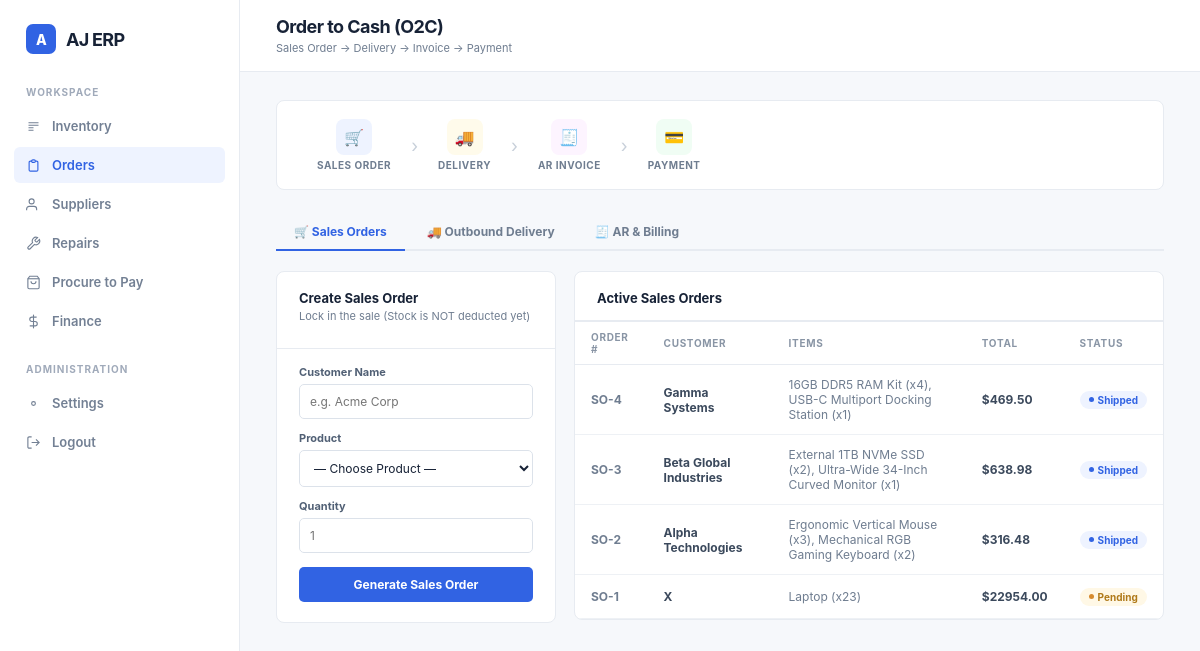
/orders (signed in), run on an earlier commit of the app's database.
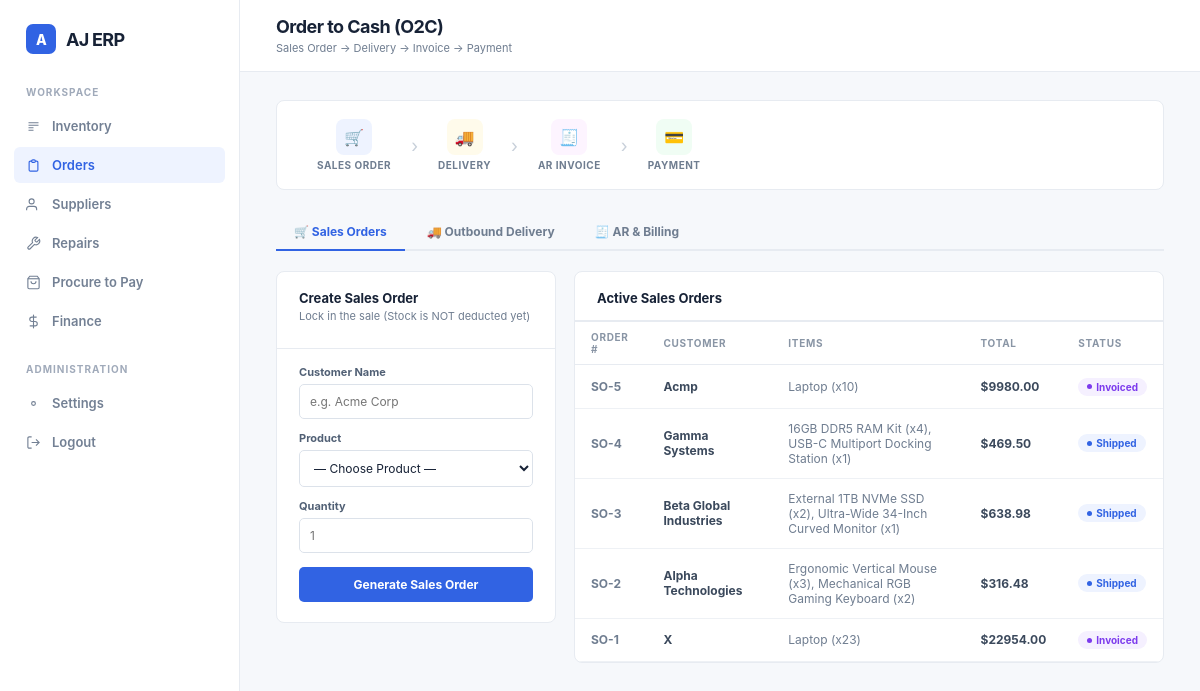
And on a later commit of the database.
### tables this page shows
CREATE TABLE orders (
        id INTEGER PRIMARY KEY AUTOINCREMENT,
        customer TEXT NOT NULL,
        total REAL NOT NULL,
        status TEXT DEFAULT 'pending',
        created_at TIMESTAMP DEFAULT CURRENT_TIMESTAMP
    );

### app.py (the view)
@app.route('/orders')
def orders():
    if 'username' not in session:
        return redirect('/login')
    conn = sqlite3.connect(DB_PATH)
    conn.row_factory = sqlite3.Row
    cursor = conn.cursor()
    cursor.execute('''
        SELECT o.id, o.customer, o.total, o.status, o.created_at,
        GROUP_CONCAT(oi.product_name || ' (x' || oi.quantity || ')', ', ') AS item_list
        FROM orders o
        LEFT JOIN order_items oi ON oi.order_id = o.id
        GROUP BY o.id
        ORDER BY o.id DESC
    ''')
    sales_orders = [dict(row) for row in cursor.fetchall()]
    cursor.execute("SELECT * FROM outbound_deliveries ORDER BY id DESC")
    deliveries = [dict(row) for row in cursor.fetchall()]
    cursor.execute("SELECT * FROM customer_invoices ORDER BY id DESC")
    invoices = [dict(row) for row in cursor.fetchall()]
    cursor.execute("SELECT name, stock FROM products")
    available_products = cursor.fetchall()
    conn.close()
    return render_template('orders.html',
                           sales_orders=sales_orders,
                           deliveries=deliveries,
                           invoices=invoices,
                           available_products=available_products)

### templates/orders.html (shortened to what this page needs)
<!DOCTYPE html>
<html lang="en">
<head>
</head>
<body>
<div class="erp-shell">
  <aside class="sidebar">
    <div class="brand"><span class="brand-mark">A</span> AJ ERP</div>
    <p class="nav-label">Workspace</p>
    <nav class="nav">
      <a href="/"><svg width="15" height="15" fill="none" stroke="currentColor" stroke-width="1.8" viewBox="0 0 24 24"><path d="M4 6h16M4 10h16M4 14h8M4 18h8"/></svg> Inventory</a>
      <a href="/orders" class="active"><svg width="15" height="15" fill="none" stroke="currentColor" stroke-width="1.8" viewBox="0 0 24 24"><path d="M9 5H7a2 2 0 0 0-2 2v12a2 2 0 0 0 2 2h10a2 2 0 0 0 2-2V7a2 2 0 0 0-2-2h-2M9 5a2 2 0 0 0 2 2h2a2 2 0 0 0 2-2M9 5a2 2 0 0 1 2-2h2a2 2 0 0 1 2 2"/></svg> Orders</a>
      <a href="/suppliers"><svg width="15" height="15" fill="none" stroke="currentColor" stroke-width="1.8" viewBox="0 0 24 24"><path d="M17 21v-2a4 4 0 0 0-4-4H5a4 4 0 0 0-4 4v2"/><circle cx="9" cy="7" r="4"/></svg> Suppliers</a>
      <a href="/repairs"><svg width="15" height="15" fill="none" stroke="currentColor" stroke-width="1.8" viewBox="0 0 24 24"><path d="M14.7 6.3a1 1 0 0 0 0 1.4l1.6 1.6a1 1 0 0 0 1.4 0l3.77-3.77a6 6 0 0 1-7.94 7.94l-6.91 6.91a2.12 2.12 0 0 1-3-3l6.91-6.91a6 6 0 0 1 7.94-7.94l-3.76 3.76z"/></svg> Repairs</a>
      <a href="/p2p"><svg width="15" height="15" fill="none" stroke="currentColor" stroke-width="1.8" viewBox="0 0 24 24"><path d="M6 2 3 6v14a2 2 0 0 0 2 2h14a2 2 0 0 0 2-2V6l-3-4z"/><line x1="3" y1="6" x2="21" y2="6"/><path d="M16 10a4 4 0 0 1-8 0"/></svg> Procure to Pay</a>
      <a href="/finance"><svg width="15" height="15" fill="none" stroke="currentColor" stroke-width="1.8" viewBox="0 0 24 24"><line x1="12" y1="1" x2="12" y2="23"/><path d="M17 5H9.5a3.5 3.5 0 1 0 0 7h5a3.5 3.5 0 1 1 0 7H6"/></svg> Finance</a>
    </nav>
    <p class="nav-label">Administration</p>
    <nav class="nav">
      <a href="/settings"><svg width="15" height="15" fill="none" stroke="currentColor" stroke-width="1.8" viewBox="0 0 24 24"><circle cx="12" cy="12" r="3"/></svg> Settings</a>
      <a href="/logout"><svg width="15" height="15" fill="none" stroke="currentColor" stroke-width="1.8" viewBox="0 0 24 24"><path d="M9 21H5a2 2 0 0 1-2-2V5a2 2 0 0 1 2-2h4M16 17l5-5-5-5M21 12H9"/></svg> Logout</a>
    </nav>
  </aside>
  <section class="main">
    <header class="topbar">
      <div class="topbar-left">
        <div><h1>Order to Cash (O2C)</h1><p>Sales Order → Delivery → Invoice → Payment</p></div>
      </div>
    </header>
    <main class="content">
      <div class="flow-banner">
        <div class="flow-step">
          <div class="flow-node"><div class="flow-icon so">🛒</div><span class="flow-label">Sales Order</span></div>
          <span class="flow-arrow">›</span>
          <div class="flow-node"><div class="flow-icon del">🚚</div><span class="flow-label">Delivery</span></div>
          <span class="flow-arrow">›</span>
          <div class="flow-node"><div class="flow-icon inv">🧾</div><span class="flow-label">AR Invoice</span></div>
          <span class="flow-arrow">›</span>
          <div class="flow-node"><div class="flow-icon pay">💳</div><span class="flow-label">Payment</span></div>
        </div>
      </div>
      <div class="tabs">
        <button class="tab active" onclick="switchTab('so',this)">🛒 Sales Orders</button>
        <button class="tab" onclick="switchTab('delivery',this)">🚚 Outbound Delivery</button>
        <button class="tab" onclick="switchTab('invoice',this)">🧾 AR & Billing</button>
      </div>
      <div id="tab-so" class="tab-panel active">
        <div class="panel-grid">
          <div class="card">
            <div class="card-header">
              <h2 class="card-title">Create Sales Order</h2>
              <p class="card-subtitle">Lock in the sale (Stock is NOT deducted yet)</p>
            </div>
            <div class="form-body">
              <form action="/add_order" method="POST">
                <div class="field">
                  <label>Customer Name</label>
                  <input type="text" name="customer" placeholder="e.g. Acme Corp" required>
                </div>
                <div class="field">
                  <label>Product</label>
                  <select name="product_name" required>
                    <option value="" disabled selected>— Choose Product —</option>
                  </select>
                </div>
                <div class="field">
                  <label>Quantity</label>
                  <input type="number" name="quantity" min="1" placeholder="1" required>
                </div>
                <button type="submit" class="primary-btn">Generate Sales Order</button>
              </form>
            </div>
          </div>
          <div class="card">
            <div class="card-header">
              <h2 class="card-title">Active Sales Orders</h2>
            </div>
            <div class="table-wrap">
              <table>
                <thead><tr><th>Order #</th><th>Customer</th><th>Items</th><th>Total</th><th>Status</th></tr></thead>
                <tbody>
                  {% for o in sales_orders %}
                  <tr>
                    <td style="font-weight:700;color:var(--muted);">SO-{{ o.id }}</td>
                    <td style="font-weight:650;">{{ o.customer }}</td>
                    <td style="color:var(--muted);">{{ o.item_list or '—' }}</td>
                    <td style="font-weight:700;">${{ "%.2f"|format(o.total) }}</td>
                    <td><span class="badge {{ o.status }}"><span class="badge-dot"></span>{{ o.status | title }}</span></td>
                  </tr>
                  {% else %}
                  <tr><td colspan="5"><div class="empty">No sales orders found.</div></td></tr>
                  {% endfor %}
                </tbody>
              </table>
            </div>
          </div>
        </div>
      </div>
    </main>
  </section>
</div>
</body>
</html>

What changed in the data, as far as the page shows it:
added orders: id "5", customer "Acmp", item_list "Laptop (x10)", total "9980.00", status "Invoiced"
changed orders id 1: status "Pending" → "Invoiced"
